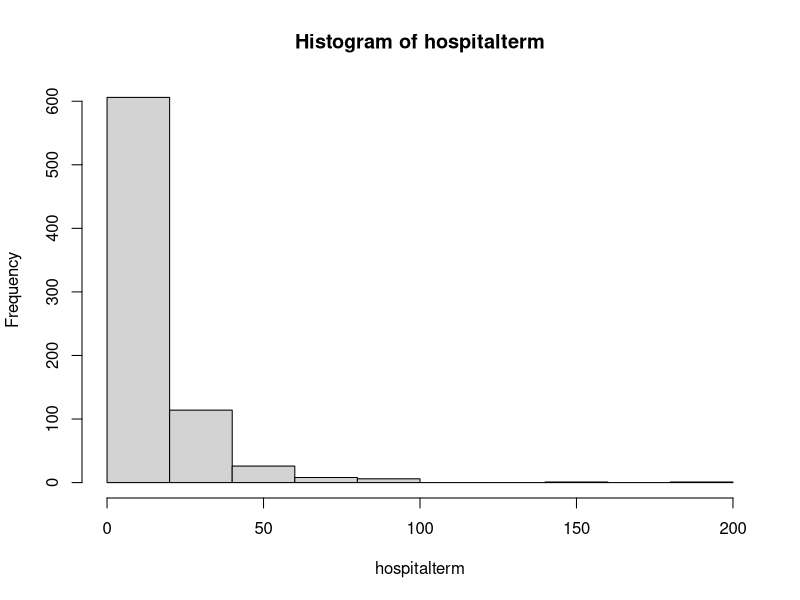
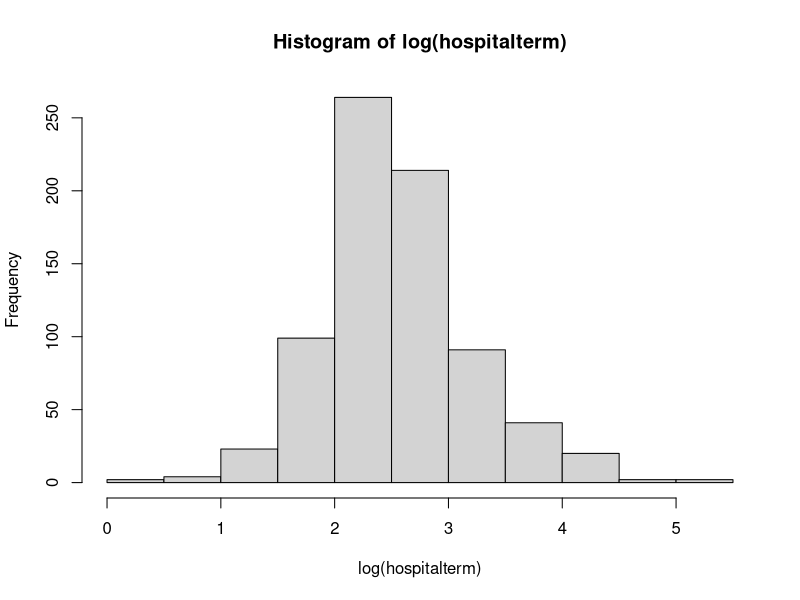
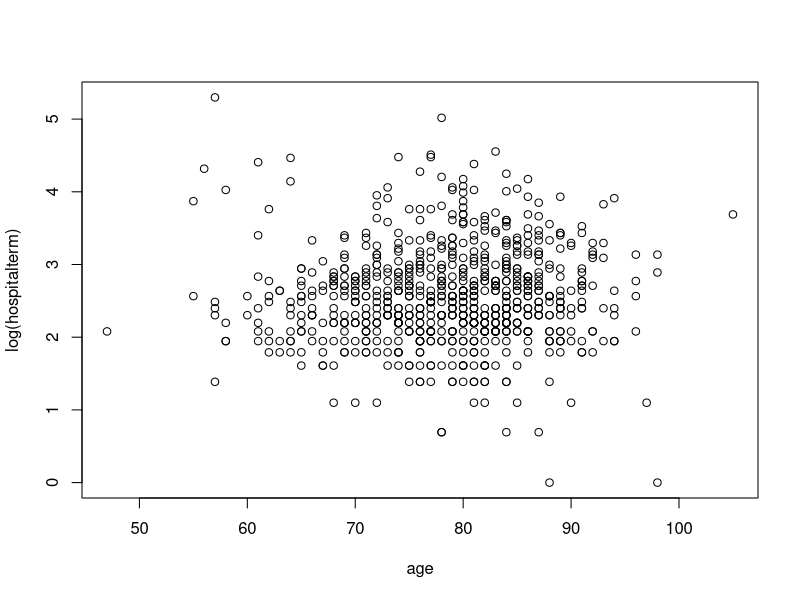

Recreate these plots in R, in order. (Note: this script raises an error after producing the figures.)
#######################
###Lecture 1###########
###Linear regression###
#######################
###Regression methods using R basic functions###
df <- read.csv("stats_data.csv", head = T) #just for simplicity. Don't do this actually. 
df <- na.omit(df)
attach(df)
install.packages("multcomp")
install.packages("lmtest")
install.packages("sandwich")
library(multcomp)
library(lmtest)
library(sandwich)
hist(hospitalterm)
hist(log(hospitalterm))
#####Simple linear regression######
plot(log(hospitalterm) ~ age)
lines(age, fit$fitted.values)
##Estimation
fit <- lm(log(hospitalterm) ~ age)
summary(fit)
summary(fit)$r.squared
##Prediction of the mean vs Prediction of a new observation
##The prediction interval depends on the normally assumption.
predict(fit, newdata = data.frame(age = 50), interval = "confidence")
predict(fit, newdata = data.frame(age = 50), interval = "prediction")
##Model checking
plot(fit$fitted, fit$residuals)
abline(0,0)
qqnorm(fit$residuals)
qqline(fit$residuals)
dfb <- dfbeta(fit)
index = order(abs(dfb[,2]), decreasing=T)
cbind(dfb[index[1:15],], hospitalterm[index[1:15]], age[index[1:15]])
fit_r <- coeftest(fit, vcov = sandwich)
fit_r
#####Multiple linear regression#####
##Estimation
par(mfrow = c(1,1))
plot(age[gender == 1], log(hospitalterm)[gender == 1],xlim=c(40,100), ylim =c(0,10),  
     pch = 1, col = 75, xlab = "Age", ylab = "Length of hospital stay")
points(age[gender == 2], log(hospitalterm)[gender == 2], pch = 1, col = 34)
fit2 <- lm(log(hospitalterm) ~ age + gender)
summary(fit2)
plot(fit2$fitted, fit2$residuals, xlab = "Fitted values", ylab = "Residuals")
abline(0,0)
qqnorm(fit2$residuals)
qqline(fit2$residuals)
dfb2 <- dfbeta(fit2)
index = order(abs(dfb2[,2]), decreasing = T)
cbind(dfb2[index[1:15],], age[index[1:15]], gender[index[1:15]])
index = order(abs(dfb2[,3]), decreasing = T)
cbind(dfb2[index[1:15],], age[index[1:15]], gender[index[1:15]])
anova(fit, fit2)
fit.r2 <- coeftest(fit2, vcov = sandwich)
fit.r2
##Prediction
predict(fit2, newdata = data.frame(age = 50, gender = 1), interval = "confidence")
predict(fit2, newdata = data.frame(age = 50, gender = 1), interval = "prediction")
##Interaction
fit3 <- lm(log(hospitalterm) ~ age * gender) #":", only interaction term
summary(fit3)
anova(fit2, fit3)
#####One-way ANOVA######
##Equal variance
tapply(hospitalterm, factor(hospital), mean)
tapply(hospitalterm, factor(hospital), sd)
plot.design(hospitalterm ~ factor(hospital))
fit4 <- lm(log(hospitalterm) ~ factor(hospital))
summary(fit4)
anova(fit4)
fit4_m <- lm(log(hospitalterm) ~ -1 + factor(hospital)) 
summary(fit4_m)
anova(fit4_m)
##Unequal variance 
#Welch's ANOVA
#Kruskal-Wallis test
oneway.test(log(hospitalterm) ~ factor(hospital))
coeftest(fit4, vcov = sandwich)
kruskal.test(log(hospitalterm) ~ factor(hospital))
##Multiple comparison
fit5 <- lm(log(hospitalterm) ~ -1 + factor(hospital))
m <- contrMat(table(hospital), type="Tukey") #define matrix of contrasts
m
mc <- glht(fit5, linfct = m) #general linear hypothesis
summary(mc, test=adjusted("fdr")) #false discovery rate: less conservative
#####Two-way ANOVA#####
par(mfrow = c(1,1))
plot.design(hospitalterm ~ factor(hospital) + factor(gender))
#without interaction
fit6 <- lm(log(hospitalterm) ~ factor(hospital) + factor(gender))
summary(fit6)
fit7 <- lm(log(hospitalterm) ~ factor(gender))
anova(fit6, fit7)
#with interaction
fit8 <- lm(log(hospitalterm) ~ factor(hospital) * factor(gender))
summary(fit8)
anova(fit6, fit8)
#then, calculate the main effects
######ANCOVA#####
fit9 <- lm(log(hospitalterm) ~ factor(hospital))
fit10 <- lm(log(hospitalterm) ~ factor(hospital) + age)
anova(fit9, fit10)
fit11 <- lm(log(hospitalterm) ~ factor(hospital) * age)
anova(fit9, fit10)
#test of coincident lines
anova(fit9, fit11)
#test of parallel lines
anova(fit10, fit11)
##Prediction
predict(fit10, new = data.frame(age = mean(age), hospital = 1), interval = "prediction")
predict(fit10, new = data.frame(age = mean(age), hospital = 2), interval = "prediction")
predict(fit10, new = data.frame(age = mean(age), hospital = 3), interval = "prediction")
predict(fit10, new = data.frame(age = mean(age), hospital = 4), interval = "prediction")
predict(fit10, new = data.frame(age = mean(age), hospital = 5), interval = "prediction")
#####Logistic regression#####
table(hospital, death)
##Without regression
chisq.test(hospital, death)
##logistic regression
#logit = log(odds)
fit11 <- glm(death ~ age, family = "binomial")
summary(fit11)
exp(fit11$coef)
exp(confint(fit11))
fit12 <- glm(death ~ age + factor(hospital), family = "binomial")
summary(fit12)
exp(fit12$coef)
exp(confint(fit12))
##likelihood ratio test
lrtest(fit11, fit12)
##Model checking

##Modified Poisson regression
#relative risk
fit13 <-glm(death ~ age + factor(hospital), family = "poisson")  
coeftest(fit13, vcov = sandwich)
exp(fit13$coef)
##Linear regression
#risk difference
fit14 <- glm(death ~ age + factor(hospital), family = "gaussian")
coeftest(fit14, vcov = sandwich)
